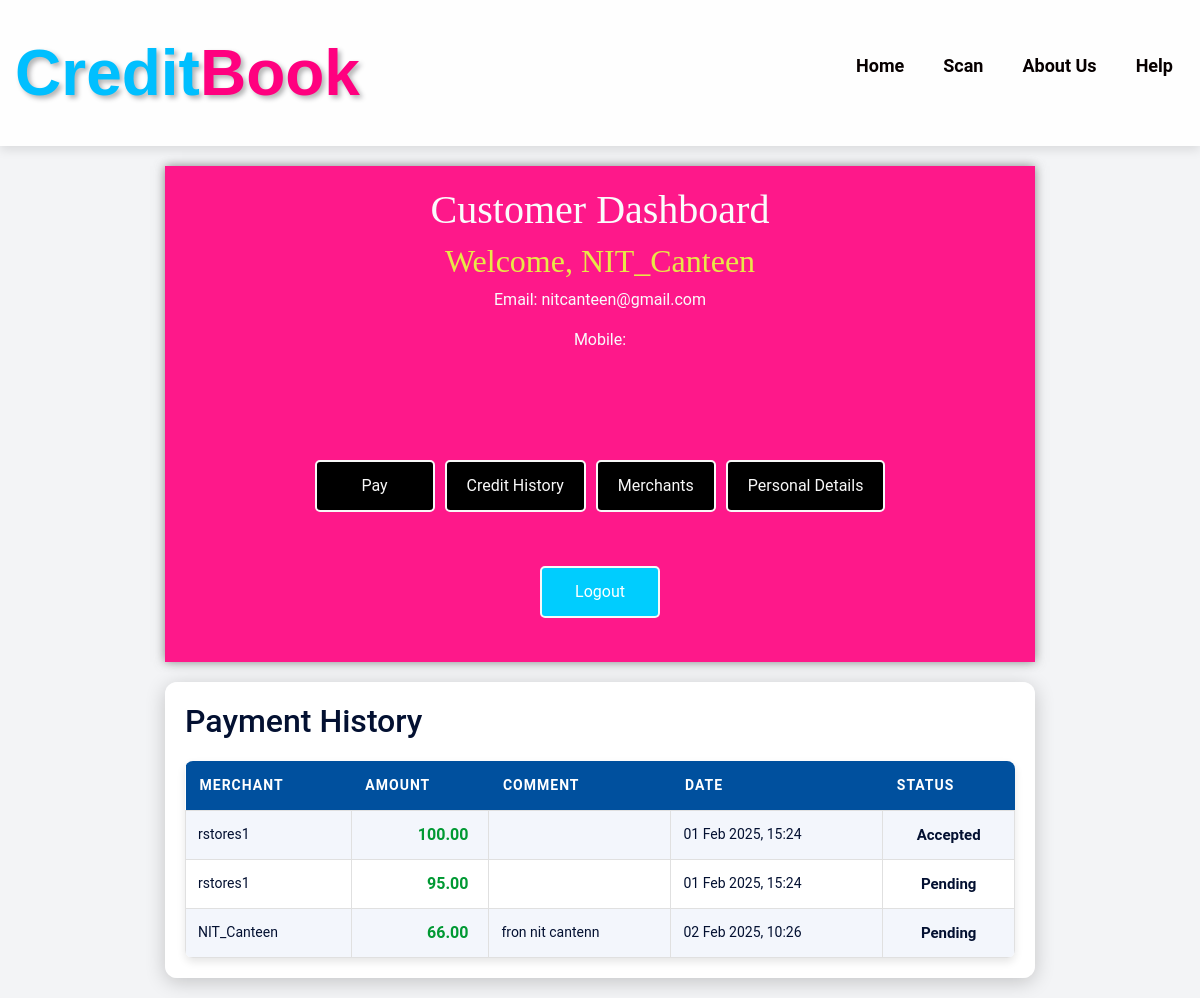
/customer-dashboard/ (signed in), run on the app's committed database.
### accounts/models.py (models this page shows, shortened)
class Payment(models.Model):
    sender = models.ForeignKey(User, related_name='sent_payments', on_delete=models.CASCADE)
    receiver = models.ForeignKey(User, related_name='received_payments', on_delete=models.CASCADE)
    amount = models.DecimalField(max_digits=10, decimal_places=2)
    comment = models.TextField(blank=True)
    timestamp = models.DateTimeField(default=now)
    paid = models.BooleanField(default=False)
    repayment_time = models.DateTimeField(null=True, blank=True)  # Correctly defined
    is_deleted_by_merchant = models.BooleanField(default=False)
    status = models.CharField(
        max_length=10,
        choices=[('Pending', 'Pending'), ('Paid', 'Paid'), ('Accepted', 'Accepted'), ('Rejected', 'Rejected')],
        default='Pending'
    )

### accounts/views.py (the view)
# urls.py: path('customer-dashboard/', views.customer_dashboard, name='customer-dashboard'),
@login_required
def customer_dashboard(request):
    payments = Payment.objects.filter(sender=request.user).exclude(amount=0)
    return render(request, 'accounts/customer-dashboard.html', {'payments': payments})

### accounts/templates/accounts/customer-dashboard.html (shortened to what this page needs)
{% extends "layouts/app.html" %}
{% load static %}
{% block content %}
<!DOCTYPE html>
<html lang="en">
<head>
</head>
<body>
    <nav>
        <div class="heading">
            <div class="logo">
                <span class="credit">Credit</span><span class="book">Book</span>
            </div>
        </div>
        <ul class="nav-links">
            <a href="{% url 'customer-dashboard' %}">Home</a>
            <a href="{% url 'scan-qr' %}">Scan</a>
            <a href="{% url 'about' %}">About Us</a>
            <a href="{% url 'help' %}">Help</a>
        </ul>
    </nav>
    <div class="section">
        <div class="login-container">
            <h1 style="font-family: cursive;">Customer Dashboard</h1>
            <h2 style="color: rgb(232, 232, 71); font-family: Georgia;">Welcome, {{ user.username }}</h2>
            <p>Email: {{ user.email }}</p>
            <p>Mobile: {{ user.profile.mobile }}</p>
        <br>
        </div>
        <br><br>
        <div class="buttons">
            <a href="{% url 'scan-qr' %}" class="btn projects-btn">Pay</a>
            <a href="#" class="btn projects-btn">Credit History</a>
            <a href="#" class="btn projects-btn">Merchants</a>
            <a href="#" class="btn projects-btn">Personal Details</a>
        </div>
        <BR>
        <center>
            <a href="{% url 'logout' %}" class="btn logout-btn">Logout</a>
        </center>
        <br>
    </div>
    <div class="section1">
        <h2>Payment History</h2>
        <table>
            <thead>
                <tr>
                    <th>Merchant</th>
                    <th>Amount</th>
                    <th>Comment</th>
                    <th>Date</th>
                    <th>Status</th>
                </tr>
            </thead>
            <tbody>
                {% for payment in payments %}
                <tr>
                    <td data-label="Merchant">{{ payment.receiver.username }}</td>
                    <td data-label="Amount" class="amount {% if payment.amount > 0 %}positive{% else %}negative{% endif %}">
                        {{ payment.amount|floatformat:2 }}
                    </td>
                    <td data-label="Comment">{{ payment.comment }}</td>
                    <td data-label="Date">{{ payment.timestamp|date:"d M Y, H:i" }}</td>
                    <td data-label="Status" class="status">{{ payment.status }}</td>
                </tr>
                {% endfor %}
            </tbody>
        </table>
    </div>
</body>
</html>
{% endblock %}

### accounts/templates/layouts/app.html (shortened to what this page needs)
<!DOCTYPE html>
<html lang="en">
<head>
  <link rel="stylesheet" href="https://cdn.jsdelivr.net/npm/bootstrap@4.6.2/dist/css/bootstrap.min.css">
</head>
<body>
{% block content%}
{% endblock %}

### accounts/templates/accounts/customer-dashboard.html (style rules this page uses)
body { margin: 0; padding: 0; font-family: "Roboto", sans-serif; background-color: #f3f4f6; background-image: url("https://raw.githubusercontent.com/krRaunit/mycreditbook/refs/heads/main/cb-bg.jpg"); background-repeat: no-repeat; background-attachment: fixed; background-size: cover; }
.logo { font-family: "Trebuchet MS", sans-serif; font-size: 64px; font-weight: bold; text-shadow: 3px 3px 5px rgba(0, 0, 0, 0.3); margin: 10px auto; text-align: center; }
.credit { color: #00bfff; }
.book { color: #ff007f; }
nav { background-color: rgba(255, 255, 255, 0.9); padding: 15px; display: flex; justify-content: space-between; align-items: center; box-shadow: 0px 4px 10px rgba(0, 0, 0, 0.1); }
.nav-links { display: flex; gap: 15px; }
.nav-links a { color: #070000; text-decoration: none; font-weight: bold; font-size: 18px; padding: 8px 12px; transition: background-color 0.3s; }
.section1 { background-color: rgba(255, 255, 255, 0.95); margin: 20px auto; justify-content: center; align-items: center; color: rgb(3, 16, 49); height: auto; box-shadow: 0px 4px 20px rgba(0, 0, 0, 0.2); width: 90%; max-width: 870px; padding: 20px; border-radius: 12px; }
table { width: 100%; border-collapse: collapse; margin-top: 20px; font-size: 14px; box-shadow: 0 4px 8px rgba(0, 0, 0, 0.1); border-radius: 8px; overflow: hidden; }
thead th { background-color: #00509e; color: #ffffff; padding: 14px; text-align: left; font-weight: bold; text-transform: uppercase; letter-spacing: 1px; }
tbody tr { transition: background-color 0.3s ease, transform 0.2s ease; }
tbody tr:nth-child(odd) { background-color: #f3f6fc; }
tbody tr:nth-child(even) { background-color: #ffffff; }
tbody td { border: 1px solid #e0e0e0; padding: 12px; }
td.status { font-weight: bold; text-align: center; font-size: 15px; text-transform: capitalize; }
td.amount { font-size: 16px; font-weight: bold; text-align: right; padding-right: 20px; }
.amount.positive { color: #009933; }
.section { background-color: rgba(255, 0, 127, 0.9); margin: 20px auto; justify-content: center; align-items: center; color: rgb(250, 251, 252); height: auto; box-shadow: 0px 0px 10px #595a5ab7; width: 90%; max-width: 870px; padding: 20px; text-align: center; }
.buttons { margin: 20px 0; display: flex; flex-wrap: wrap; gap: 10px; justify-content: center; }
.btn { display: inline-block; padding: 12px 20px; border-radius: 5px; text-decoration: none; font-size: 16px; text-align: center; min-width: 120px; color: #f8f8f8; background-color: #000000; border: 2px solid #f8f8f8; transition: all 0.3s ease; }
.logout-btn { background-color: #00CDFE; color: #ffffff; margin-top: 10px; }

### data on the page
Payment: receiver.username "rstores1", amount "100.00", timestamp "01 Feb 2025, 15:24", status "Accepted"
Payment: receiver.username "rstores1", amount "95.00", timestamp "01 Feb 2025, 15:24", status "Pending"
Payment: receiver.username "NIT_Canteen", amount "66.00", comment "fron nit cantenn", timestamp "02 Feb 2025, 10:26", status "Pending"

### other printed values
{{ user.username }} "NIT_Canteen"
{{ user.email }} "nitcanteen@gmail.com"
